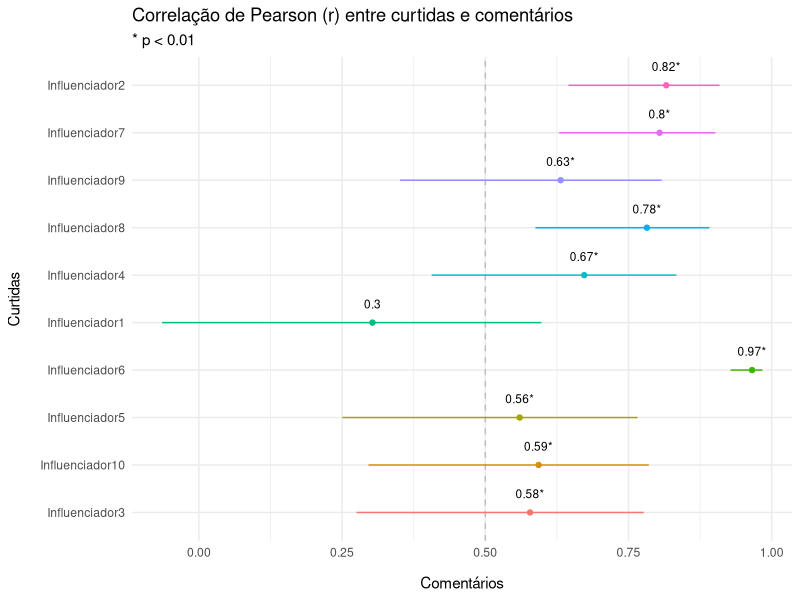

This chart was generated by the following R code:
# -----------------------------------------------------------
# 06-estatisticas.R - atualizado em 13/04/2024
# -----------------------------------------------------------
# FBTC 2014 - Kátia Cristina de Paula e Hugo Cristo Sant'Anna
# Universidade Federal do Espírito Santo
# Programa de Pós-Graduação em Psicologia
# https://github.com/hugocristo/fbtc2024
# -----------------------------------------------------------

library(ggplot2)
library(readxl)
library(stringr)

# corrige notação matemática
options(scipen=100, digits=4)

# importa banco completo
banco.completo <- read_xlsx("./dados/banco-completo-anonimo.xlsx")

# para calcular a soma dos likes
tapply(banco.completo$likesCount, banco.completo$ownerUsername, sum, simplify = TRUE)
likes.por.perfil <- as.data.frame(tapply(banco.completo$likesCount, banco.completo$ownerUsername, sum, simplify = TRUE))
colnames(likes.por.perfil) <- c("likes")

# para calcular a soma dos comentários 
tapply(banco.completo$commentsCount, banco.completo$ownerUsername, sum, simplify = TRUE)
comentarios.por.perfil <- data.frame(tapply(banco.completo$commentsCount, banco.completo$ownerUsername, sum, simplify = TRUE))
colnames(comentarios.por.perfil) <- c("comentarios")

# =====================================
# cria df para calcular correlações
# =====================================

# converte nomes das linhas em linhas
perfis <- row.names(comentarios.por.perfil)

# copia para novo df
estatisticas.por.perfil <- data.frame("perfis"=perfis)

# incluir likes e comentários
estatisticas.por.perfil$likes <- likes.por.perfil$likes
estatisticas.por.perfil$comentarios <- comentarios.por.perfil$comentarios
estatisticas.por.perfil$perfis <- as.factor(estatisticas.por.perfil$perfis)

# seguidores
seguidores.por.perfil <- read_xlsx('./dados/seguidores-por-perfil.xlsx')

# correlação (plotar e visualizar)
cor.test(estatisticas.por.perfil$likes, estatisticas.por.perfil$comentarios)

# testa correlação no banco completo
cor.test(banco.completo$likesCount, banco.completo$commentsCount)

# gera tabela de correlação de todos os perfis
tabela.correlacoes <- data.frame()
for (perfil in 1:length(unique(banco.completo$ownerUsername))) {
  
  # seleciona usuário da lista
  usuario <- unique(banco.completo$ownerUsername)[perfil]
  
  if (length(banco.completo[banco.completo$ownerUsername == usuario,]$likesCount) > 1) {
    
    # testa este usuário
    teste <- cor.test(banco.completo[banco.completo$ownerUsername == usuario,]$likesCount, 
                      banco.completo[banco.completo$ownerUsername == usuario,]$commentsCount)
    
    # registra resultado do teste
    tabela.correlacoes <- rbind(tabela.correlacoes, data.frame(
      "perfil"=usuario,
      "r"=teste$estimate,
      "ci_inf"=teste$conf.int[1],
      "ci_sup"=teste$conf.int[2],
      "p"=teste$p.value,
      stringsAsFactors = TRUE
    ))
  }
}

# gráfico dos intervalos de correlações com ggplot2
ggplot(data=tabela.correlacoes) + 
  geom_hline(aes(yintercept=0.5), linetype="dashed", colour="gray")+ 
  geom_segment(aes(x=perfil, y=ci_inf, xend=perfil, yend=ci_sup, colour=perfil)) + 
  geom_point(aes(x=perfil, y=r, colour=perfil)) + 
  geom_text(aes(x=perfil, y=r, label=ifelse(p < 0.05, str_c(round(r,2),"*"),round(r,2)), vjust=0), size=3, nudge_x=0.3) + 
  coord_flip() +
  xlab("Curtidas") + ylab("Comentários") + 
  labs(title="Correlação de Pearson (r) entre curtidas e comentários",subtitle="* p < 0.01")+
  theme_minimal() + 
  theme(
    legend.position = "none",
    axis.title.x = element_text(margin=margin(12,0,0,0,unit="pt")),
    axis.title.y = element_text(margin=margin(0,12,0,0,unit="pt"))
  )

# exporta tabela de correlações
#write.csv2(tabela.correlacoes,"./dados/tabela-correlacoes.csv")

# exporta estatísticas por perfil
#write.csv2(estatisticas.por.perfil,"./dados/estatisticas-por-perfil.csv")
